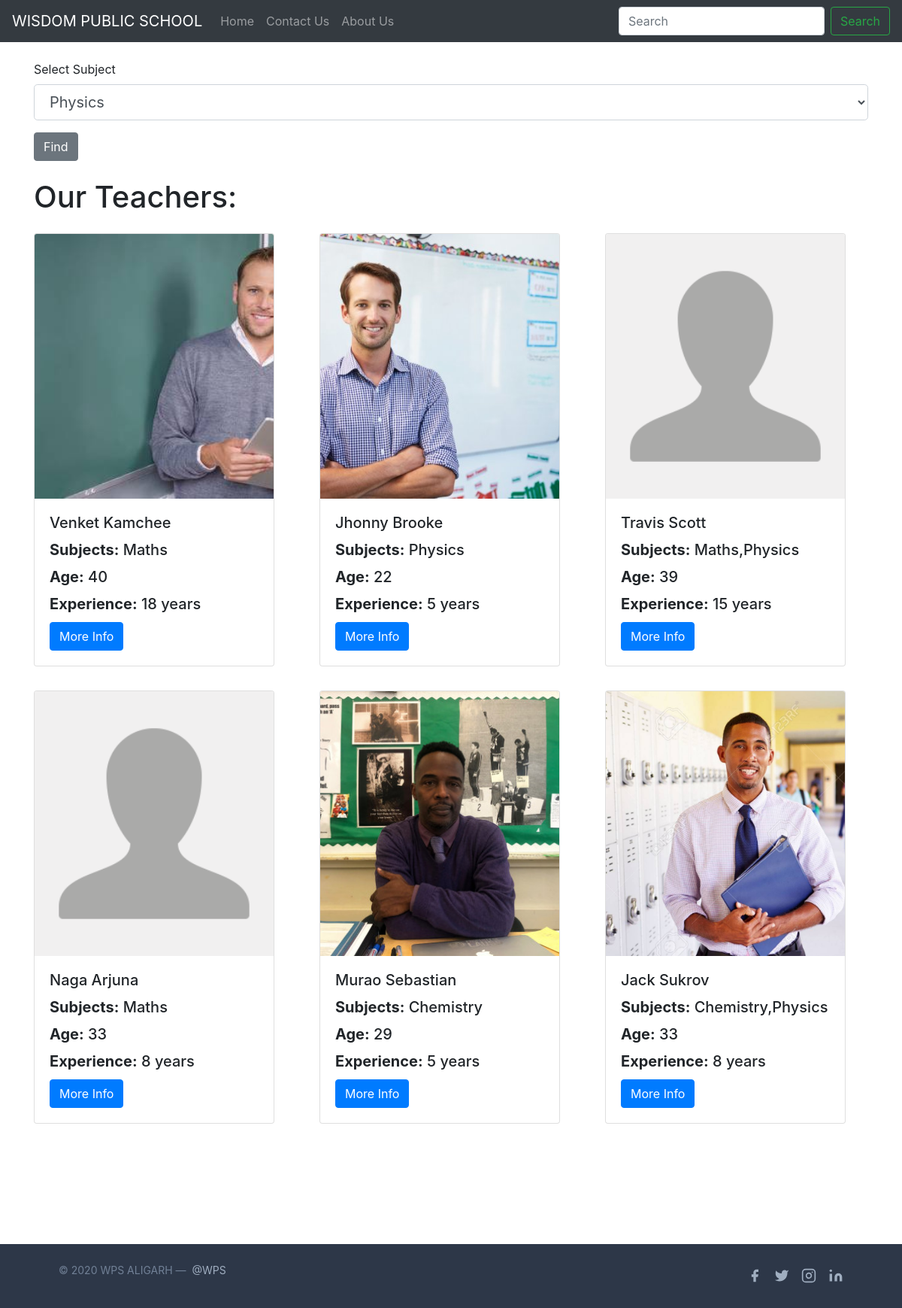
Screenshot of /teachers/ with the database file from the repository.
### home/models.py (models this page shows, shortened)
class Teachers(models.Model):
    sno = models.AutoField(primary_key=True)
    name = models.CharField(max_length=40)
    Class = models.IntegerField()
    age = models.IntegerField()
    experience = models.IntegerField()
    image = models.ImageField(upload_to='media/', default='media/photo.png')
    subject = models.CharField(max_length=100)

### home/views.py (the view)
# urls.py: path('teachers/', views.teachers, name='teachers'),
def teachers(request):
    teach = Teachers.objects.all()
    context = {'teach': teach}
    return render(request, 'home/teachers.html', context)

### templates/home/teachers.html (shortened to what this page needs)
{% extends 'base.html' %}
{% block body %}
<form action="/subject/" method="post">
    <div class="container my-4">
        <div class="form-group">
            <label>Select Subject</label>
            <select class="form-control form-control-lg" id="sub" name="sub">
                <option>Physics</option>
            </select>
        </div>
        <button type="submit" class="btn btn-secondary">Find</button>
    </div>
</form>
<div class="container my-4">
    <h1>Our Teachers:</h1>
    <div class="row">
        {% for teacher in teach %}
        <div class="col-sm-4 my-3 ">
            <div class="card" style="width: 20rem;">
                <img src="/media/{{teacher.image}}" class="card-img-top" alt="...">
                <div class="card-body">
                    <h5 class="card-title">{{ teacher.name }} </h5>
                    <h5 class="card-title"><b>Subjects:</b> {{ teacher.subject }} </h5>
                    <h5 class="card-title"><b>Age:</b> {{ teacher.age }} </h5>
                    <h5 class="card-title"><b>Experience:</b> {{ teacher.experience }} years</h5>
                    <a href="#" class="btn btn-primary">More Info</a>
                </div>
            </div>
        </div>
        {% endfor %}
    </div>
</div>
{% endblock %}

### templates/base.html (shortened to what this page needs)
<!doctype html>
<html lang="en">
<head>
    <link href="https://unpkg.com/tailwindcss@^1.0/dist/tailwind.min.css" rel="stylesheet">
    <link rel="stylesheet" href="https://stackpath.bootstrapcdn.com/bootstrap/4.5.0/css/bootstrap.min.css"
>
</head>
<nav class="navbar navbar-expand-lg navbar-dark bg-dark">
    <a class="navbar-brand" href="/">WISDOM PUBLIC SCHOOL</a>
    <div class="collapse navbar-collapse" id="navbarSupportedContent">
        <ul class="navbar-nav mr-auto">
            <li class="nav-item {% block homeactive %} {% endblock homeactive %}">
                <a class="nav-link" href="/">Home <span class="sr-only">(current)</span></a>
            </li>
            <li class="nav-item {% block contactactive %} {% endblock contactactive %}">
                <a class="nav-link" href="/contact">Contact Us</a>
            </li>
            <li class="nav-item {% block aboutactive %} {% endblock aboutactive %}">
                <a class="nav-link" href="/about">About Us</a>
            </li>
        </ul>
        <form method='get' action="/search" class="form-inline my-2 my-lg-0">
            <input name="query" id="query" class="form-control mr-sm-2" type="search" placeholder="Search"
                   aria-label="Search">
            <button class="btn btn-outline-success my-2 my-sm-0" type="submit">Search</button>
        </form>
    </div>
</nav>
{% block body %}
{% endblock %}
<br>
<br>
<br>
<br>
<br>
<footer class="text-gray-500 bg-gray-900 body-font">
    <div class="bg-gray-800">
        <div class="container mx-auto py-4 px-5 flex flex-wrap flex-col sm:flex-row">
            <p class="text-gray-600 text-sm text-center sm:text-left">© 2020 WPS ALIGARH —
                <a href="/" rel="noopener noreferrer" class="text-gray-500 ml-1"
                   target="_blank">@WPS</a>
            </p>
            <span class="inline-flex sm:ml-auto sm:mt-0 mt-2 justify-center sm:justify-start">
        <a class="text-gray-600">
          <svg fill="currentColor" stroke-linecap="round" stroke-linejoin="round" stroke-width="2" class="w-5 h-5"
               viewBox="0 0 24 24">
            <path d="M18 2h-3a5 5 0 00-5 5v3H7v4h3v8h4v-8h3l1-4h-4V7a1 1 0 011-1h3z"></path>
          </svg>
        </a>
        <a class="ml-3 text-gray-600">
          <svg fill="currentColor" stroke-linecap="round" stroke-linejoin="round" stroke-width="2" class="w-5 h-5"
               viewBox="0 0 24 24">
            <path d="M23 3a10.9 10.9 0 01-3.14 1.53 4.48 4.48 0 00-7.86 3v1A10.66 10.66 0 013 4s-4 9 5 13a11.64 11.64 0 01-7 2c9 5 20 0 20-11.5a4.5 4.5 0 00-.08-.83A7.72 7.72 0 0023 3z"></path>
          </svg>
        </a>
        <a class="ml-3 text-gray-600">
          <svg fill="none" stroke="currentColor" stroke-linecap="round" stroke-linejoin="round" stroke-width="2"
               class="w-5 h-5" viewBox="0 0 24 24">
            <rect width="20" height="20" x="2" y="2" rx="5" ry="5"></rect>
            <path d="M16 11.37A4 4 0 1112.63 8 4 4 0 0116 11.37zm1.5-4.87h.01"></path>
          </svg>
        </a>
        <a class="ml-3 text-gray-600">
          <svg fill="currentColor" stroke="currentColor" stroke-linecap="round" stroke-linejoin="round" stroke-width="0"
               class="w-5 h-5" viewBox="0 0 24 24">
            <path stroke="none"
                  d="M16 8a6 6 0 016 6v7h-4v-7a2 2 0 00-2-2 2 2 0 00-2 2v7h-4v-7a6 6 0 016-6zM2 9h4v12H2z"></path>
            <circle cx="4" cy="4" r="2" stroke="none"></circle>
          </svg>
        </a>
      </span>
        </div>
    </div>
</footer>
</body>
</html>

### rows the page displays
Teachers: image (picture), name "Venket Kamchee", subject "Maths", age "40", experience "18"
Teachers: image (picture), name "Jhonny Brooke", subject "Physics", age "22", experience "5"
Teachers: image (picture), name "Travis Scott", subject "Maths,Physics", age "39", experience "15"
Teachers: image (picture), name "Naga Arjuna", subject "Maths", age "33", experience "8"
Teachers: image (picture), name "Murao Sebastian", subject "Chemistry", age "29", experience "5"
Teachers: image (picture), name "Jack Sukrov", subject "Chemistry,Physics", age "33", experience "8"
